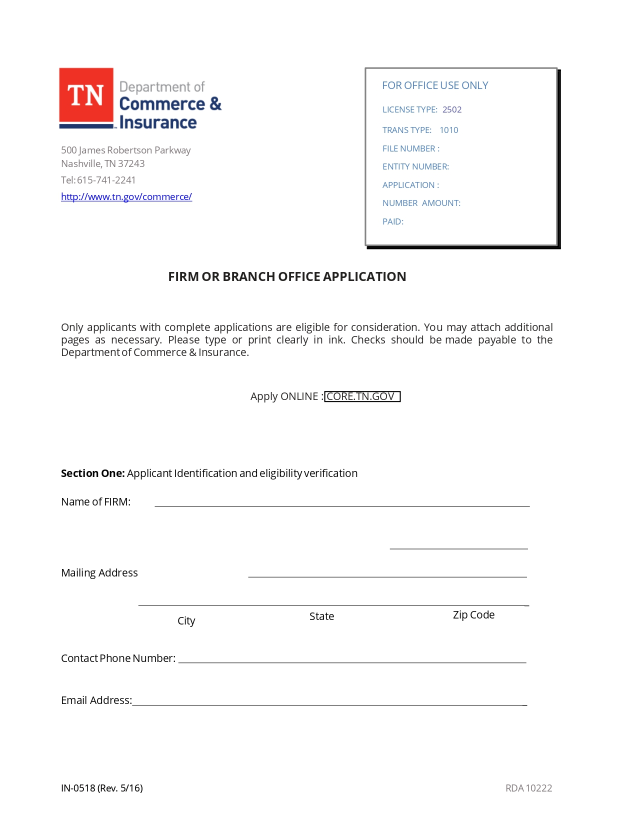
#> input picture Day19/Document Image Enhancement Tool/input/doc1.jpg.jpeg, 1275 x 1650 px, found by its file name (shown at 1/2 size); its folder holds only this picture in this run
$ python Enhacement_Tool.py
#> lines starting #> are read from the running program, lines starting #| are printed output that depends on the picture
import cv2
import numpy as np
import os

# Folder Paths
input_folder = r"D:\python\MLB_Internship\Day19\Document Image Enhancement Tool\input"
output_folder = "output"

os.makedirs(output_folder, exist_ok=True)

# Process Every Image

for filename in os.listdir(input_folder):

    if filename.lower().endswith((".jpg", ".jpeg", ".png")):

        image_path = os.path.join(input_folder, filename)

        image = cv2.imread(image_path)
#> image is the input picture: shape (1650, 1275, 3); mean B, G, R 249.5, 249.2, 250

        if image is None:
            continue

        print(f"Processing {filename}")


# Step 1: Resize for Display (Optional)

        image = cv2.resize(image, (800, 600))
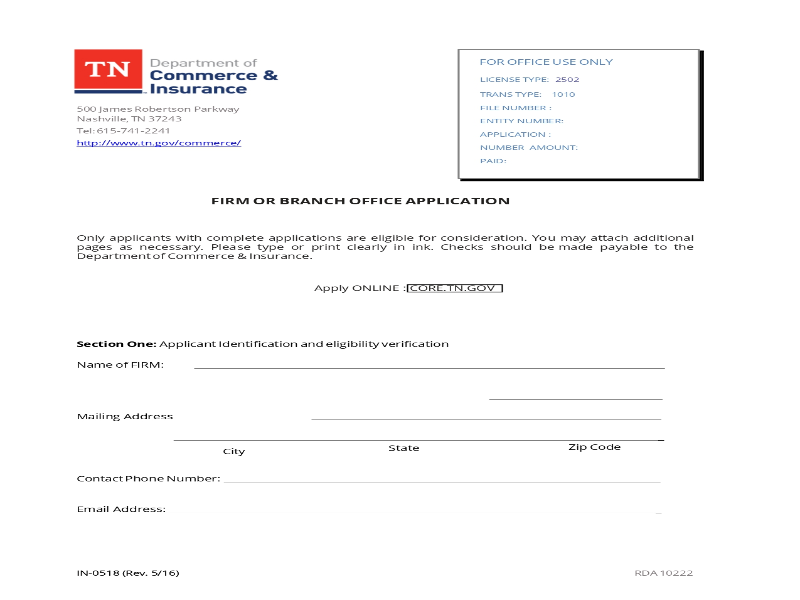
#> image: shape (600, 800, 3); mean B, G, R 249.5, 249.3, 250.1

# Step 2: Perspective Correction

        h, w = image.shape[:2]
#> h = 600; w = 800

        pts1 = np.float32([
            [50, 40],
            [750, 40],
            [40, 560],
            [760, 560]
        ])

        pts2 = np.float32([
            [0, 0],
            [800, 0],
            [0, 600],
            [800, 600]
        ])

        matrix = cv2.getPerspectiveTransform(pts1, pts2)

        corrected = cv2.warpPerspective(image, matrix, (800, 600))
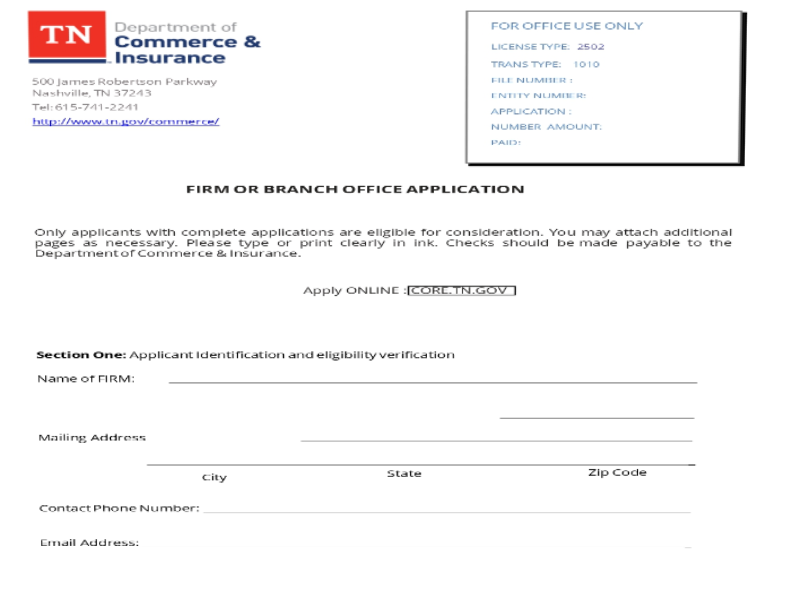
#> corrected: shape (600, 800, 3); mean B, G, R 247.9, 247.6, 248.7

# Step 3: Convert to Grayscale

        gray = cv2.cvtColor(corrected, cv2.COLOR_BGR2GRAY)

# Step 4: Noise Reduction

        denoise = cv2.GaussianBlur(gray, (5, 5), 0)
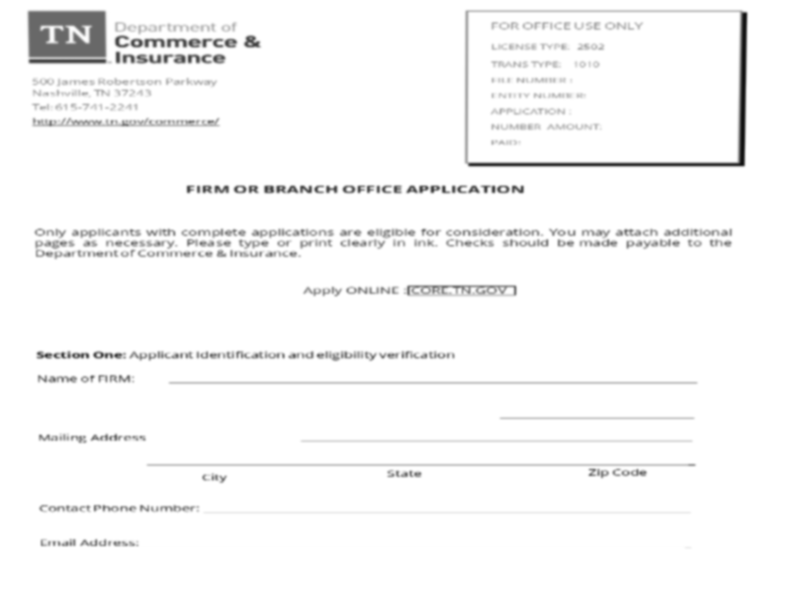
#> denoise: shape (600, 800); min 15, max 255, mean 247.9

# Step 5: Brightness & Contrast

        enhanced = cv2.convertScaleAbs(
            denoise,
            alpha=1.2,
            beta=20
        )
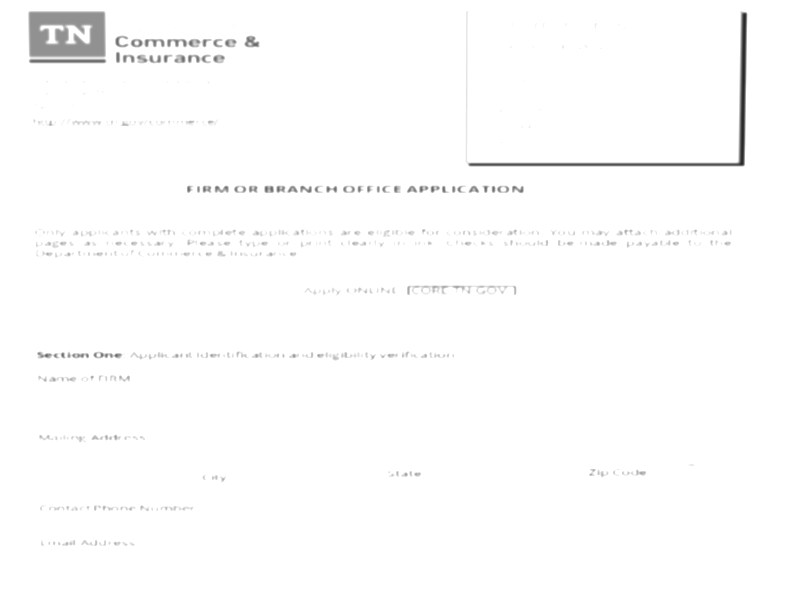
#> enhanced: shape (600, 800); min 38, max 255, mean 252.6


# Step 6: Sharpen Image

        kernel = np.array([
            [0, -1, 0],
            [-1, 5, -1],
            [0, -1, 0]
        ])

        sharpen = cv2.filter2D(enhanced, -1, kernel)

# Step 7: Save Output

        output_path = os.path.join(
            output_folder,
            "enhanced_" + filename
        )

        cv2.imwrite(output_path, sharpen)

        print("Saved:", output_path)

print("\nProcessing Complete!")

$ run again, on Day19/Document Image Enhancement Tool/input/doc4.jpg.jpeg
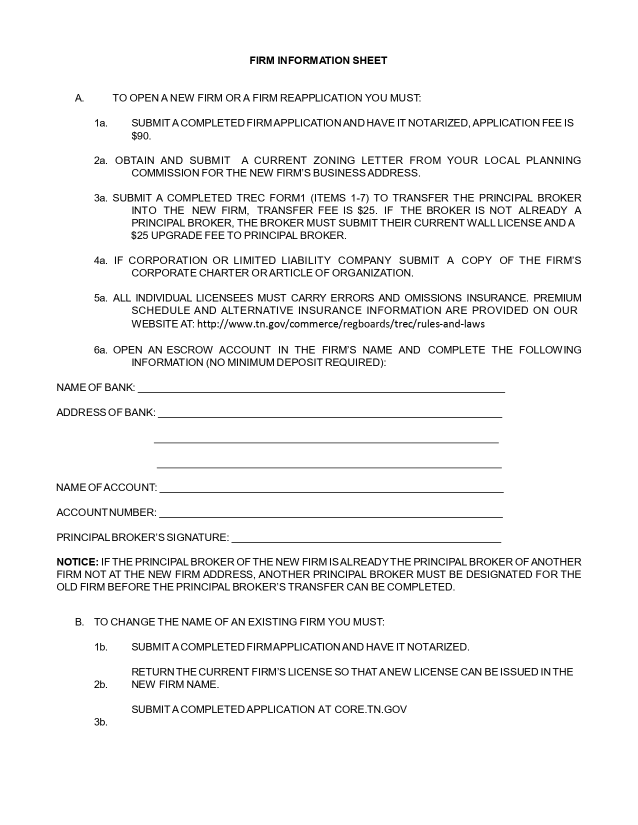
#> input picture Day19/Document Image Enhancement Tool/input/doc4.jpg.jpeg, 1275 x 1650 px, found by its file name (shown at 1/2 size)
#> image is the input picture: shape (1650, 1275, 3); min 0, max 255, mean 243.5
#> `image = cv2.resize(image, (800, 600))`:
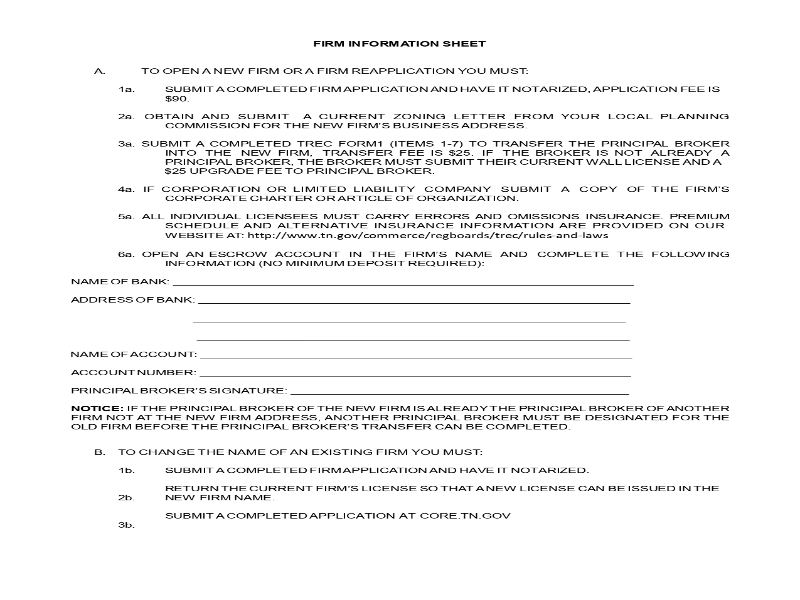
#> image: shape (600, 800, 3); min 0, max 255, mean 243.6
#> `sharpen = cv2.filter2D(enhanced, -1, kernel)`:
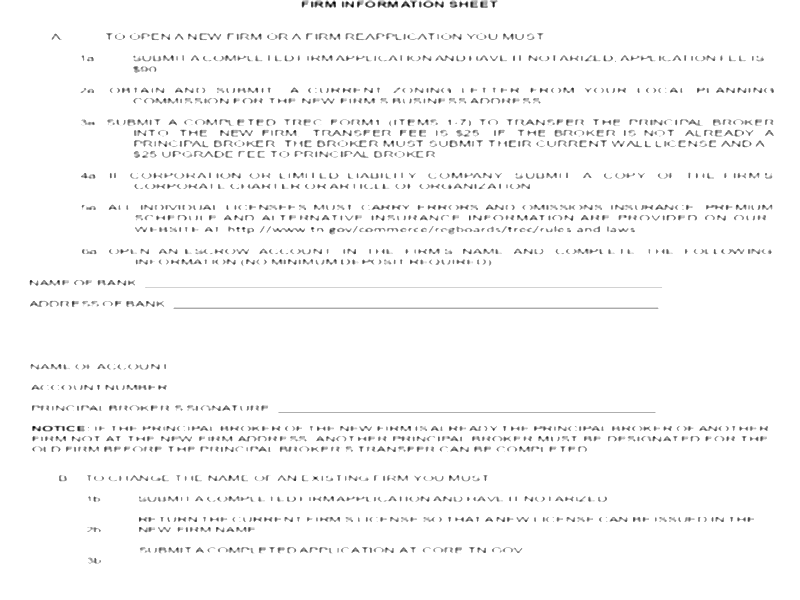
#> sharpen: shape (600, 800); min 0, max 255, mean 248.4

$ run again, on Day19/Document Image Enhancement Tool/input/doc5.jpg.jpeg
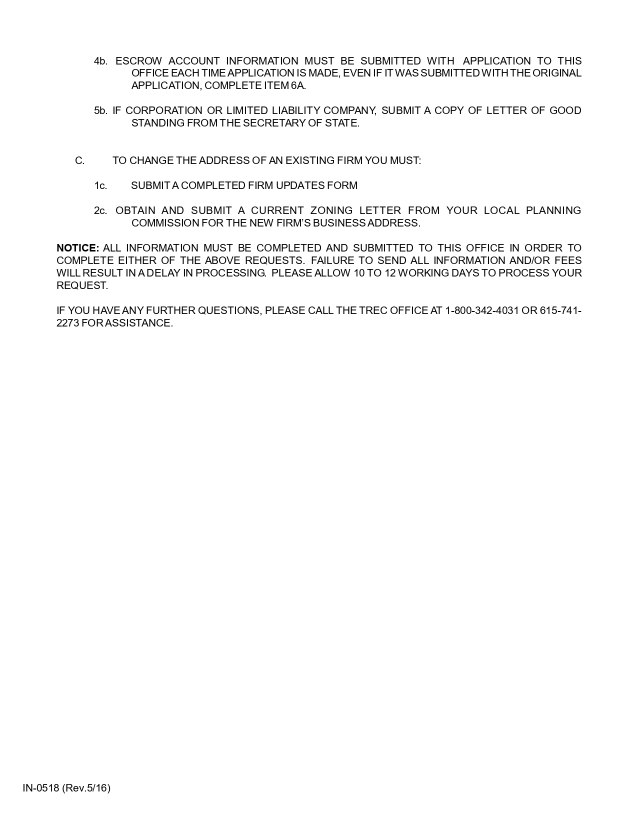
#> input picture Day19/Document Image Enhancement Tool/input/doc5.jpg.jpeg, 1275 x 1650 px, found by its file name (shown at 1/2 size)
#> image is the input picture: shape (1650, 1275, 3); min 0, max 255, mean 249.1
#> `image = cv2.resize(image, (800, 600))`:
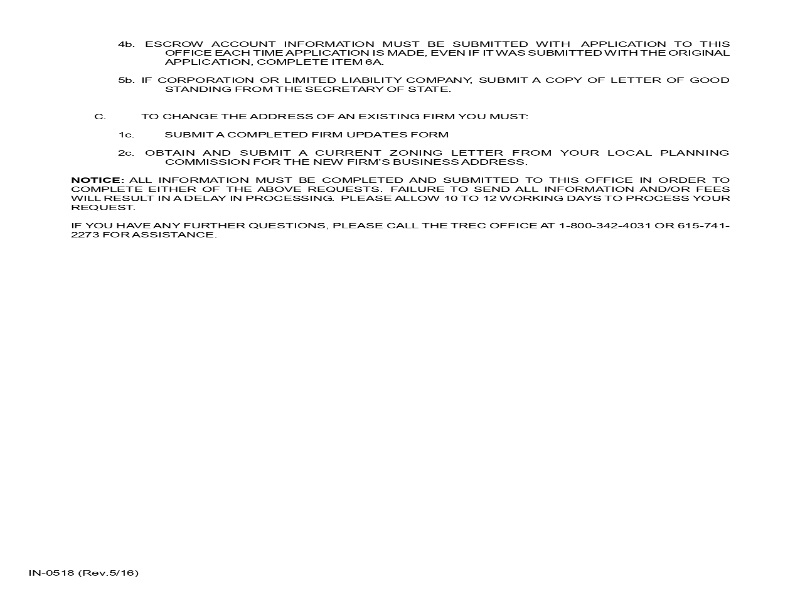
#> image: shape (600, 800, 3); min 0, max 255, mean 249
#> `sharpen = cv2.filter2D(enhanced, -1, kernel)`:
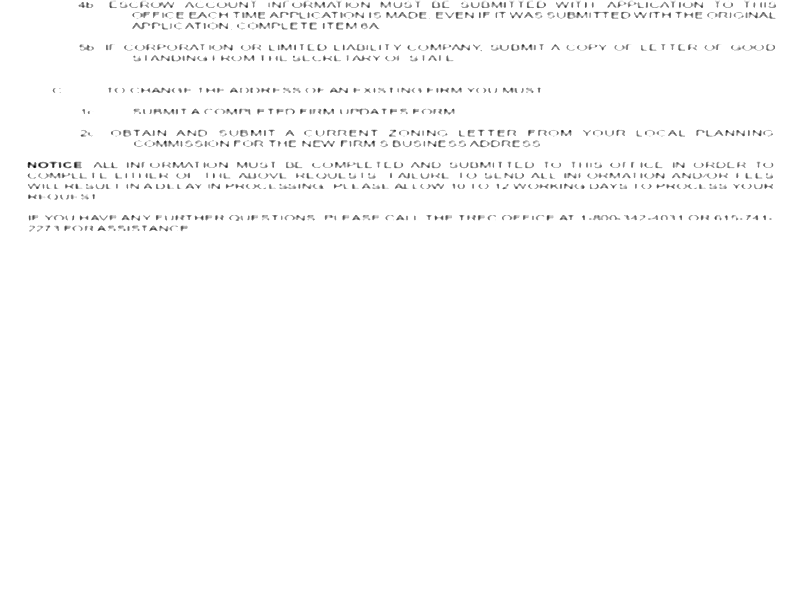
#> sharpen: shape (600, 800); min 0, max 255, mean 251.5

$ run again, on Day19/Document Image Enhancement Tool/input/doc10.jpg.jpg
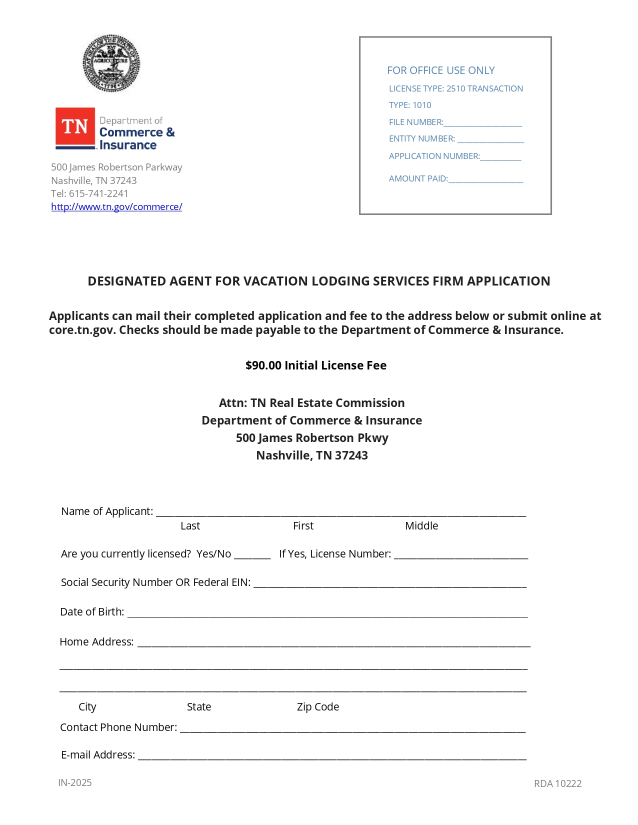
#> input picture Day19/Document Image Enhancement Tool/input/doc10.jpg.jpg, 1275 x 1650 px, found by its file name (shown at 1/2 size)
#> image is the input picture: shape (1650, 1275, 3); mean B, G, R 247.4, 247.2, 247.6
#> image: shape (600, 800, 3)
#> `sharpen = cv2.filter2D(enhanced, -1, kernel)`:
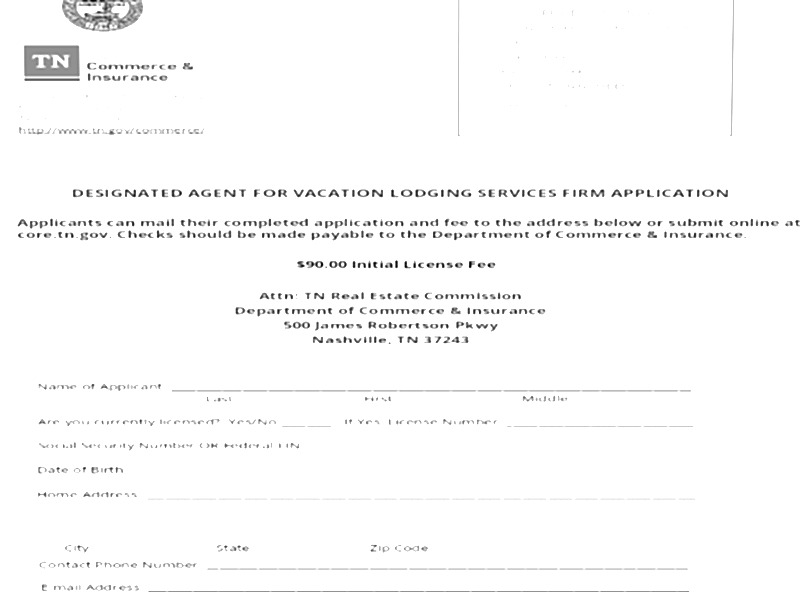
#> sharpen: shape (600, 800); min 0, max 255, mean 250.3
